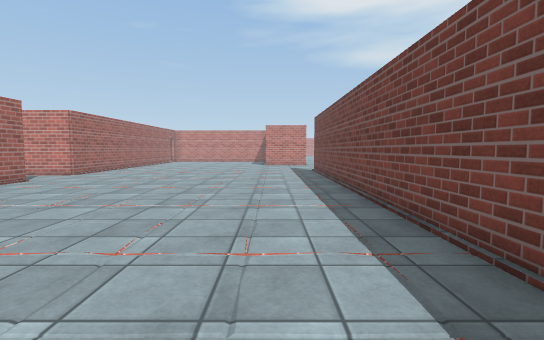
view 1 (above)

21 first-person views from a walk through a Unity game level. The camera is 1.2 m above the floor, tilts 4° down and sees 85° across. The floor is counted in squares, 1 m on a side. Each view is taken from the middle of a square. On the plan, view 1 faces up. The plan holds only what a view shows up to about 13 squares ahead; the rest is blank. The place goes on beyond the plan. Door leaves are left out, so doorways stand open. Surface patterns are stand-ins for the level's own textures.

view 2
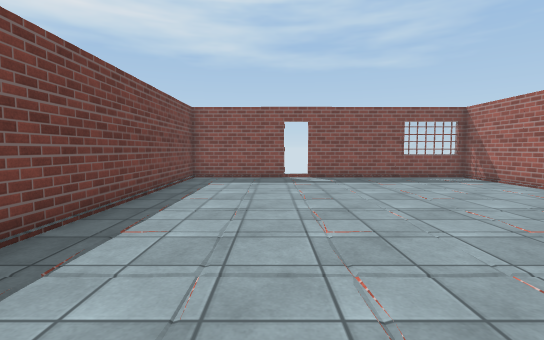

view 3
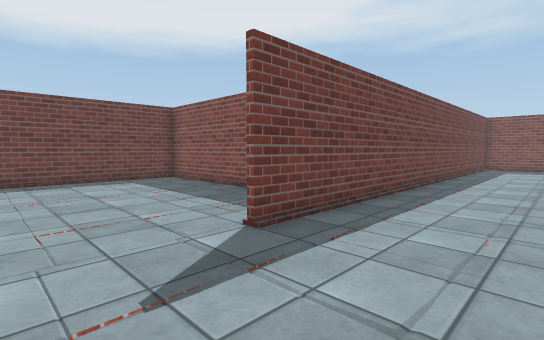

view 4
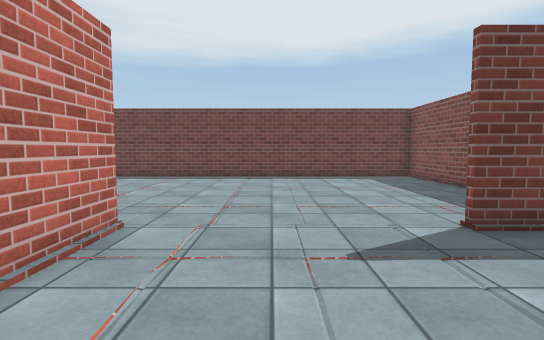

view 5
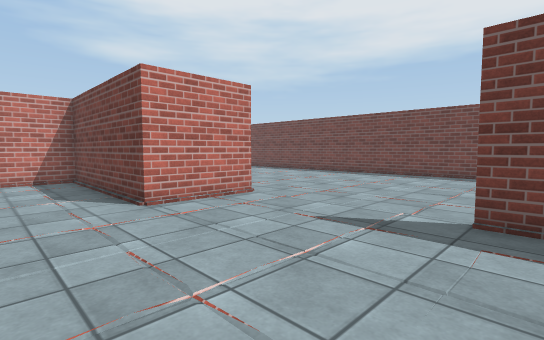

view 6
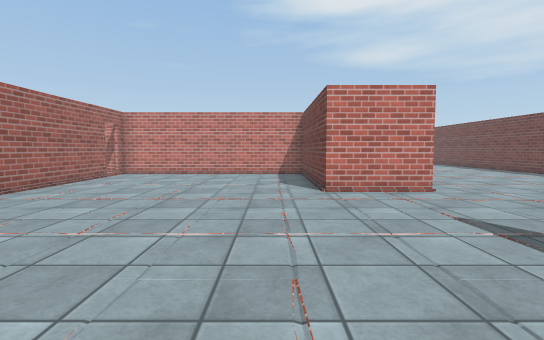

view 7
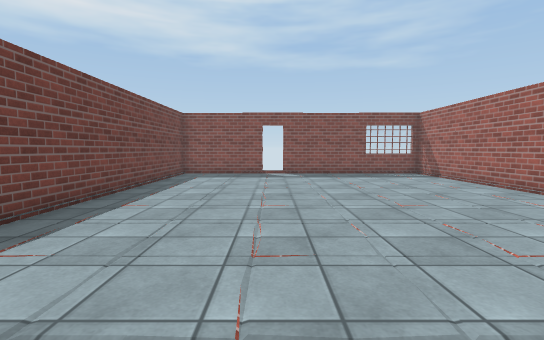

view 8
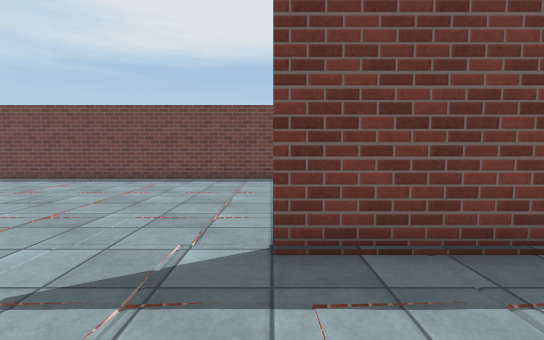

view 9
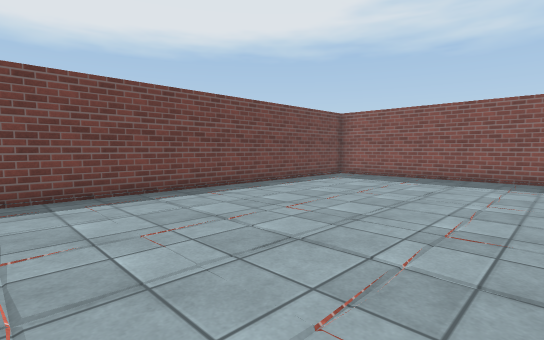

view 10
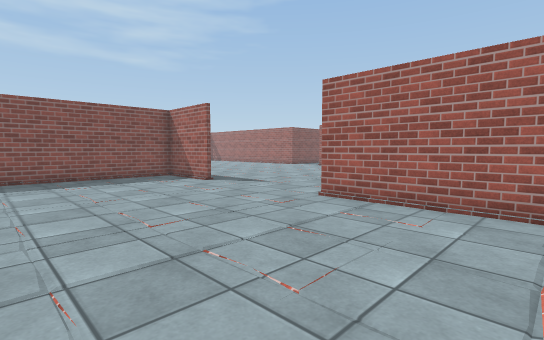

view 11
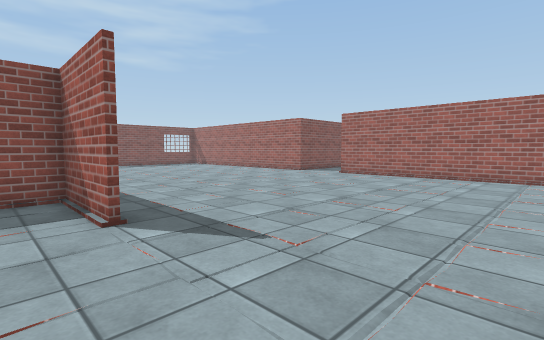

view 12
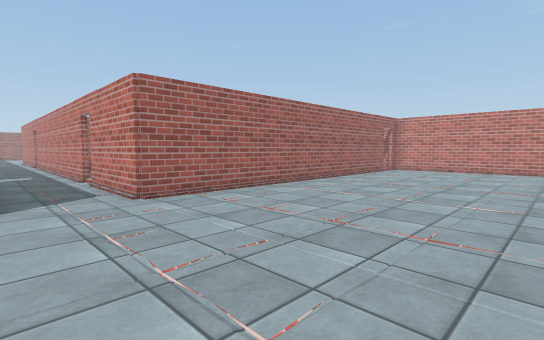

view 13
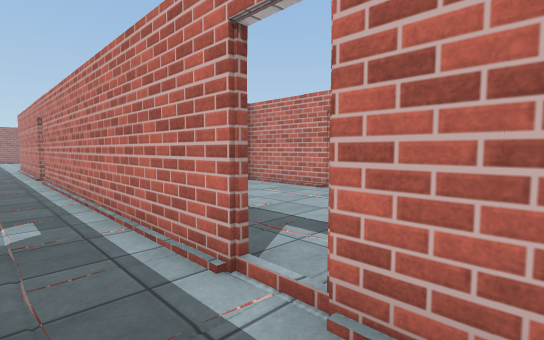

view 14
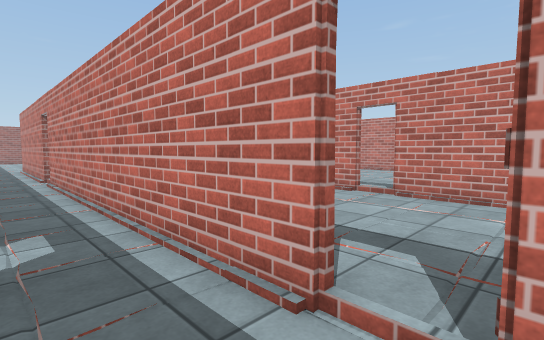

view 15
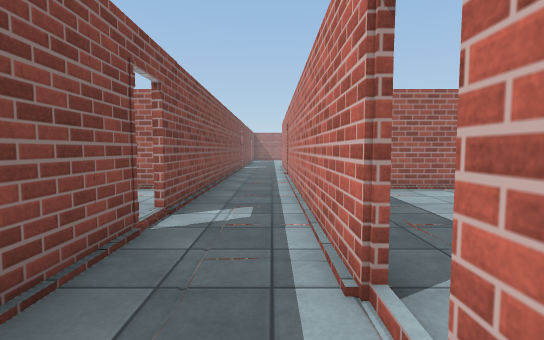

view 16
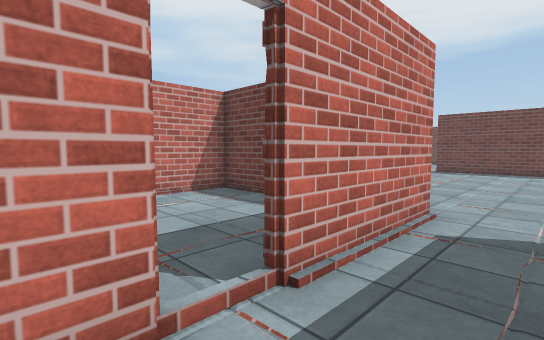

view 17
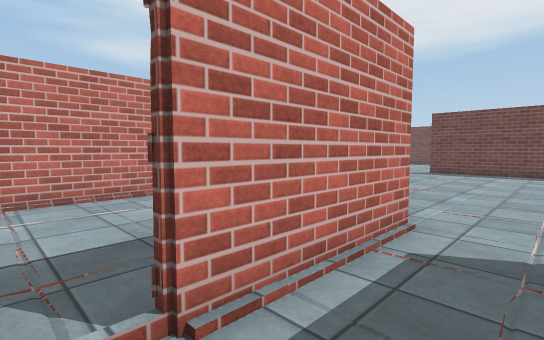

view 18
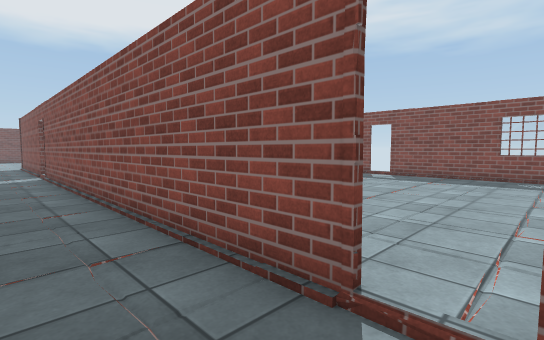

view 19
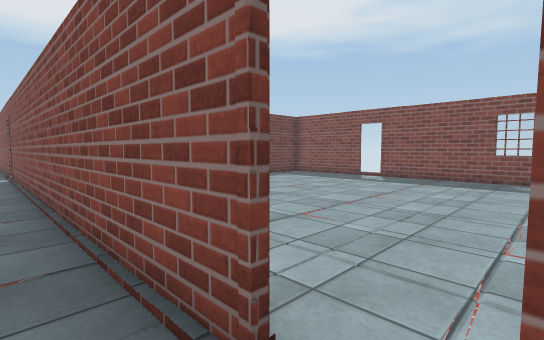

view 20
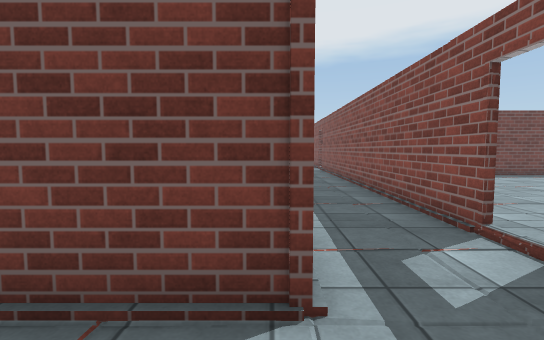

view 21
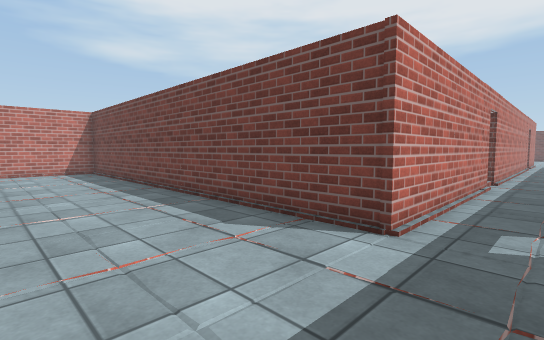

### Floor plan
Points are (right, up) in squares from view 1. A wall is a line through its corners. A room is listed if a view was taken in it or the views show most of it. See-through windows are left out.
Room 1 (views 1, 2, 3, 4, 5, 6, 7, 8, 9, 10, 11, 12)
walls: (2.6, 17) (2.6, 13.9) (11.2, 13.9) (11.2, 27.5); (-9.2, 11.1) (-9.2, 10); (-9.2, 6.2) (-9.2, -0.8) (-2.5, -0.8); (2.6, 26.8) (2.6, 22.4) (-0.5, 22.4) (-0.5, 27.5); (-9.2, 27) (-9.2, 13.7); (-1.6, -0.8) (2.4, -0.8) (2.4, 17)
ways out: opening at (-9, 12.5) to room 2; open door at (-9, 27); open door at (-2, -1)
Room 2 (views 13, 14, 15, 16, 17, 18, 19, 20, 21)
walls: (-31, 11) (-17.2, 11); (-26, 13.7) (-32.9, 13.7) (-32.9, 26.4); (-16.4, 11) (-14, 11); (-14.1, 13.7) (-25.1, 13.7); (-9.2, 13.7) (-13.2, 13.7)
ways out: opening at (-9, 12.5) to room 1; open door at (-13.5, 14) to room 3; open door at (-31.5, 11); open door at (-25.5, 14); open door at (-17, 11)
Room 3 (no view inside)
walls: (-17.2, 19.7) (-21, 19.7) (-21, 16.5); (-9.4, 17.9) (-9.4, 19.7) (-16.2, 19.7)
ways out: open door at (-13.5, 14) to room 2

Positions as (right, up) in squares from view 1, and headings:
1: (0, 0), facing up
2: (-1, 12), facing down
3: (-1, 20), facing down-right
4: (-2, 20), facing right
5: (-3, 16), facing up-right
6: (-2, 14), facing up
7: (-2, 14), facing down
8: (-1, 17), facing right
9: (3, 27), facing down-right
10: (9, 27), facing down-left
11: (4, 22), facing down-left
12: (-2, 11), facing up-left
13: (-12, 12), facing up-left
14: (-13, 12), facing up-left
15: (-12, 13), facing left
16: (-15, 12), facing up-right
17: (-14, 12), facing up-right
18: (-32, 13), facing down-right
19: (-32, 12), facing down-right
20: (-35, 14), facing right
21: (-37, 12), facing up-right
